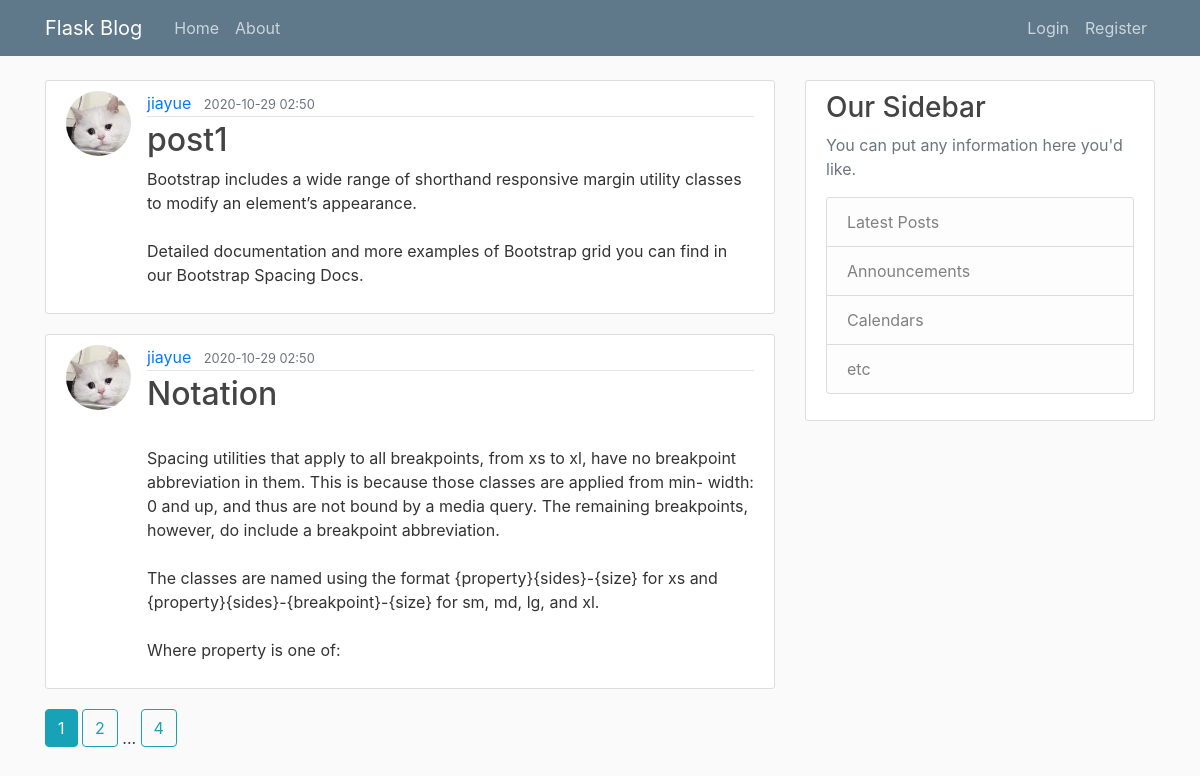
The page /home on the database its author committed.
### flaskapp/models.py (models this page shows, shortened)
class Post(db.Model):
    id = db.Column(db.Integer, primary_key = True)
    title = db.Column(db.String(100), nullable=False)
    date_posted = db.Column(db.DateTime,  nullable=False, default = datetime.datetime.utcnow() + datetime.timedelta(hours=8))
    content = db.Column(db.Text, nullable=False)
    user_id = db.Column(db.Integer, db.ForeignKey('user.id'),nullable=False)

class User(db.Model, UserMixin):
    id = db.Column(db.Integer, primary_key = True)
    username = db.Column(db.String(20), unique=True, nullable=False)
    email = db.Column(db.String(120), unique=True, nullable=False)
    image_file = db.Column(db.String(20), nullable = False, default ='default.jpg')
    password = db.Column(db.String(60), nullable=False)
    posts = db.relationship('Post',backref='author',lazy=True)

### flaskapp/main/routes.py (the view)
@main.route("/")
@main.route("/home")
def home():
    page = request.args.get('page', 1, type=int)
    posts = Post.query.order_by(
        Post.date_posted.desc()).paginate(page=page, per_page=2)
    return render_template('home.html', posts=posts)

### flaskapp/templates/home.html
{%extends "layout.html"%}
{%block content%}
{% for post in posts.items %}
<article class="media content-section">
	<img class="rounded-circle article-img" src="{{url_for('static',filename='profile_pics/'+post.author.image_file)}}">
	<div class="media-body">
		<div class="article-metadata">
			<a class="mr-2" href="{{url_for('users.user_posts',username=post.author.username)}}">{{ post.author.username }}</a>
			<small class="text-muted">{{ post.date_posted.strftime('%Y-%m-%d %H:%M') }}</small>
		</div>
		<h2><a class="article-title" href="{{url_for('posts.post',post_id=post.id)}}">{{ post.title }}</a></h2>
		<p class="article-content">{{ post.content }}</p>
	</div>
</article>
{% endfor %}
{%for page_num in posts.iter_pages(left_edge=1, right_edge=1, left_current=1, right_current=2)%}
{%if page_num%}
{%if posts.page==page_num%}
<a class="btn btn-info mb-4" href="{{url_for('main.home',page=page_num)}}">{{page_num}}</a>
{%else%}
<a class="btn btn-outline-info mb-4" href="{{url_for('main.home',page=page_num)}}">{{page_num}}</a>
{%endif%}
{%else%}
...
{%endif%}
{% endfor %}
{%endblock content%}

### flaskapp/templates/layout.html (shortened to what this page needs)
<!DOCTYPE html>
<html>
<head>
    <link rel="stylesheet" href="https://cdn.jsdelivr.net/npm/bootstrap@4.5.3/dist/css/bootstrap.min.css"
>
    <link rel="stylesheet" type="text/css" href="{{url_for('static',filename ='main.css')}}">
</head>
<body>
    <header class="site-header">
        <nav class="navbar navbar-expand-md navbar-dark bg-steel fixed-top">
            <div class="container">
                <a class="navbar-brand mr-4" href="/">Flask Blog</a>
                <div class="collapse navbar-collapse" id="navbarToggle">
                    <div class="navbar-nav mr-auto">
                        <a class="nav-item nav-link" href="{{url_for('main.home')}}">Home</a>
                        <a class="nav-item nav-link" href="{{url_for('main.about')}}">About</a>
                    </div>
                    <div class="navbar-nav">
                        {% if current_user.is_authenticated%}
                        <a class="nav-item nav-link" href="{{url_for('posts.new_post')}}"> New Post</a>
                        <a class="nav-item nav-link" href="{{url_for('users.account')}}">My Account</a>
                        <a class="nav-item nav-link" href="{{url_for('users.logout')}}">Logout</a>
                        {%else%}
                        <a class="nav-item nav-link" href="{{url_for('users.login')}}">Login</a>
                        <a class="nav-item nav-link" href="{{url_for('users.register')}}">Register</a>
                        {%endif%}
                    </div>
                </div>
            </div>
        </nav>
    </header>
    <main role="main" class="container">
        <div class="row">
            <div class="col-md-8">
                {% block content %}{% endblock %}
            </div>
            <div class="col-md-4">
                <div class="content-section">
                    <h3>Our Sidebar</h3>
                    <p class='text-muted'>You can put any information here you'd like.
                    <ul class="list-group">
                        <li class="list-group-item list-group-item-light">Latest Posts</li>
                        <li class="list-group-item list-group-item-light">Announcements</li>
                        <li class="list-group-item list-group-item-light">Calendars</li>
                        <li class="list-group-item list-group-item-light">etc</li>
                    </ul>
                    </p>
                </div>
            </div>
        </div>
    </main>
</body>
</html>

### flaskapp/static/main.css (style rules this page uses)
body { background: #fafafa; color: #333333; margin-top: 5rem; }
h1, h2, h3, h4, h5, h6 { color: #444444; }
.bg-steel { background-color: #5f788a; }
.site-header .navbar-nav .nav-link { color: #cbd5db; }
.content-section { background: #ffffff; padding: 10px 20px; border: 1px solid #dddddd; border-radius: 3px; margin-bottom: 20px; }
.article-title { color: #444444; }
.article-content { white-space: pre-line; }
.article-img { height: 65px; width: 65px; margin-right: 16px; }
.article-metadata { padding-bottom: 1px; margin-bottom: 4px; border-bottom: 1px solid #e3e3e3 }

### rows shown on the page
Post: image_file (picture), author.username "jiayue", date_posted "2020-10-29 02:50", title "post1", content "Bootstrap includes a wide range of shorthand responsive margin utility classes to modify an element’s appearance. Detailed documentation and more examples of Bootstrap grid you can find in our Bootstrap Spacing Docs."
Post: image_file (picture), author.username "jiayue", date_posted "2020-10-29 02:50", title "Notation", content "Spacing utilities that apply to all breakpoints, from xs to xl, have no breakpoint abbreviation in them. This is because those classes are applied from min- width: 0 and up, and thus are not bound by a media query. The remaining breakpoints, however, do include a breakpoint abbreviation. The classes are named using the format {property}{sides}-{size} for xs and {property}{sides}-{breakpoint}-{size} for sm, md, lg, and xl. Where property is one of:"

### other values the page prints
{{ page_num }} "1"
{{ page_num }} "2" "4"
